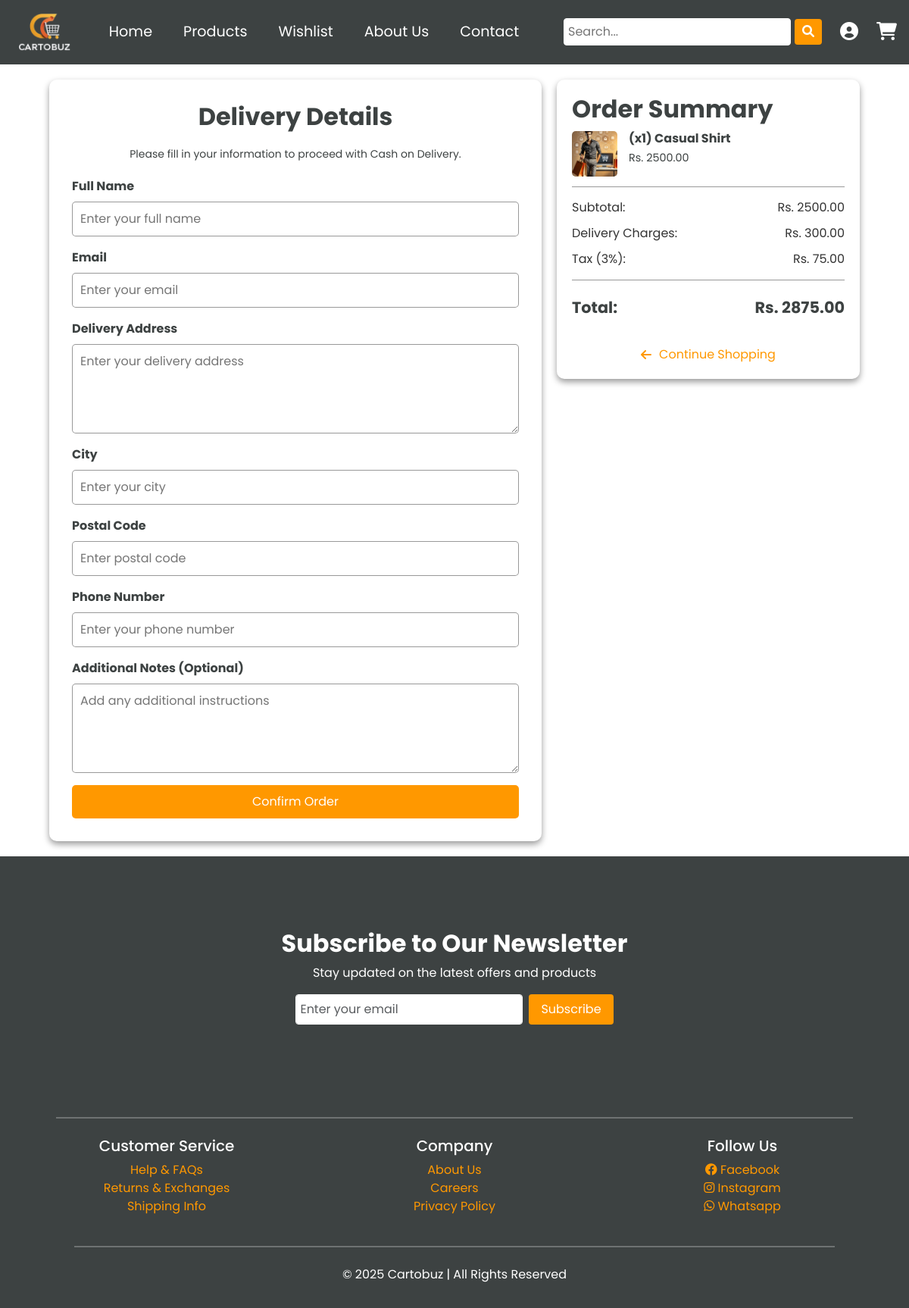
The page /confirm-buy-now/1/ (signed in) on the database its author committed.
### products/models.py (models this page shows, shortened)
class Product(models.Model):
    name = models.CharField(max_length=250)
    cost_price = models.DecimalField(max_digits=10, decimal_places=2, default=0.0)
    selling_price = models.DecimalField(max_digits=10, decimal_places=2, default=0.0)
    quantity = models.IntegerField(default=0)
    image1 = models.ImageField(upload_to="products/")
    image2 = models.ImageField(upload_to="products/", null=True, blank=True)
    image3 = models.ImageField(upload_to="products/", null=True, blank=True)
    description = models.TextField(blank=True, null=True)
    category = models.ForeignKey('Category', on_delete=models.CASCADE, related_name="products")
    is_trending = models.BooleanField(default=False)
    is_featured = models.BooleanField(default=False)
    created_at = models.DateTimeField(auto_now_add=True, null=True, blank=True)
    updated_at = models.DateTimeField(auto_now=True, null=True, blank=True)

### orders/views.py (the view, shortened to what this page needs)
# urls.py: path("confirm-buy-now/<int:product_id>/", confirm_buy_now, name="confirm_buy_now"),
@login_required(login_url="login")
def confirm_buy_now(request, product_id):
    product = get_object_or_404(Product, id=product_id)
    subtotal = product.selling_price
    tax_rate = Decimal('0.03')
    tax = subtotal * tax_rate
    delivery_charges = Decimal('300')
    total_amount = subtotal + tax + delivery_charges
    context = {
        "cart_items": [{
            "product": product,
            "quantity": 1
        }],
        "subtotal": subtotal,
        "tax": tax,
        "delivery_charges": delivery_charges,
        "total_amount": total_amount,
    }
    return render(request, "orders/confirm_order.html", context)

### orders/templates/orders/confirm_order.html (shortened to what this page needs)
{% extends "base.html" %}
{% load static %}
{% block css %}
<link rel="stylesheet" href="{% static 'css/orders/confirm_order.css' %}">
{% endblock %}
{% block content %}
<section class="delivery-section">
    <div class="form-container">
        <h2 class="checkout-header">Delivery Details</h2>
        <p class="sub-info">Please fill in your information to proceed with Cash on Delivery.</p>
        <form method="post">
            <div class="responsive-columns">
                <div class="form-group">
                    <label for="full-name">Full Name</label>
                    <input type="text" id="full-name" name="full_name" placeholder="Enter your full name" required>
                </div>
                <div class="form-group">
                    <label for="email">Email</label>
                    <input type="email" id="email" name="email" placeholder="Enter your email" required>
                </div>
            </div>
            <div class="form-group">
                <label for="address">Delivery Address</label>
                <textarea id="address" name="address" rows="4" placeholder="Enter your delivery address" required></textarea>
            </div>
            <div class="responsive-columns">
                <div class="form-group">
                    <label for="city">City</label>
                    <input type="text" id="city" name="city" placeholder="Enter your city" required>
                </div>
                <div class="form-group">
                    <label for="postal-code">Postal Code</label>
                    <input type="text" id="postal-code" name="postal_code" placeholder="Enter postal code" required>
                </div>
            </div>
            <div class="form-group">
                <label for="phone">Phone Number</label>
                <input type="tel" id="phone" name="phone" placeholder="Enter your phone number" required>
            </div>
            <div class="form-group">
                <label for="notes">Additional Notes (Optional)</label>
                <textarea id="notes" name="notes" rows="4" placeholder="Add any additional instructions"></textarea>
            </div>
            <button type="submit" class="confirm-btn">Confirm Order</button>
        </form>
    </div>
    <div class="summary-card">
        <h2>Order Summary</h2>
        {% for item in cart_items %}
        <div class="order-item">
            <img src="/media/{{ item.product.image1 }}" alt="{{ item.product.name }}">
            <div class="item-details">
                <p class="item-name">(x{{ item.quantity|default:1 }}) {{ item.product.name|truncatechars:15 }}</p>
                <p class="item-price">Rs. {{ item.product.selling_price|floatformat:2 }}</p>
            </div>
        </div>
        {% endfor %}
        <div class="summary-item"><span>Subtotal:</span><span>Rs. {{ subtotal|floatformat:2 }}</span></div>
        <div class="summary-item"><span>Delivery Charges:</span><span>Rs. {{ delivery_charges|floatformat:2 }}</span></div>
        <div class="summary-item"><span>Tax (3%):</span><span>Rs. {{ tax|floatformat:2 }}</span></div>
        <div class="total-cost"><span>Total:</span><span>Rs. {{ total_amount|floatformat:2 }}</span></div>
        <a href="#" onclick="window.history.back(); return false;" class="continue-shopping">
            <i class="fas fa-arrow-left"></i> Continue Shopping
        </a>
    </div>
</section>
{% endblock %}

### orders/static/css/orders/confirm_order.css (style rules this page uses)
:root { --primary-color: #3d4242; --secondary-color: #FFFFFF; --accent-color: #FF9800; --hover-color: #FFC247; --text-light: #FFFFFF; --text-dark: #333333; --shadow-color: rgba(0, 0, 0, 0.4); }
body { font-family: 'Poppins', sans-serif; color: var(--text-dark); background-color: var(--secondary-color); }
h2 { font-size: 2rem; color: var(--primary-color); font-weight: bold; }
button, .btn, .card-btns, .subscribe { background-color: var(--accent-color); color: var(--text-light); border: none; padding: 0.5rem 1rem; border-radius: 4px; transition: background-color 0.3s ease, transform 0.2s ease; }
.delivery-section { display: flex; justify-content: center; align-items: flex-start; gap: 20px; flex-wrap: wrap; padding: 20px; }
.form-container { flex: 1; max-width: 650px; background-color: var(--secondary-color); padding: 30px; border-radius: 10px; box-shadow: 0 4px 8px var(--shadow-color); }
.checkout-header { text-align: center; color: var(--primary-color); margin-bottom: 20px; }
.sub-info { text-align: center; color: var(--primary-color); font-size: 14px; margin-bottom: 20px; }
.form-group { display: flex; flex-direction: column; margin-bottom: 1rem; }
.form-group label { font-size: 1rem; font-weight: bold; color: var(--primary-color); margin-bottom: 0.5rem; }
.form-group input, .form-group textarea { padding: 10px; border: 1px solid var(--shadow-color); border-radius: 5px; font-size: 1rem; }
.confirm-btn { width: 100%; background-color: var(--accent-color); color: var(--text-light); padding: 10px; border: none; border-radius: 5px; font-size: 1rem; transition: background-color 0.3s ease, transform 0.2s ease; }
.summary-card { flex: 1; max-width: 400px; background-color: var(--secondary-color); padding: 20px; border-radius: 10px; box-shadow: 0 4px 8px var(--shadow-color); }
.order-item { display: flex; align-items: center; margin-bottom: 15px; border-bottom: 1px solid var(--shadow-color); padding-bottom: 10px; }
.order-item img { width: 60px; height: 60px; object-fit: cover; border-radius: 5px; margin-right: 15px; }
.item-details { flex-grow: 1; }
.item-name { font-size: 1rem; font-weight: bold; color: var(--primary-color); margin-bottom: 3px; }
.item-price { font-size: 0.9rem; color: var(--primary-color); }
.summary-item { display: flex; justify-content: space-between; margin: 10px 0; font-size: 1rem; }
.total-cost { display: flex; justify-content: space-between; color: var(--primary-color); font-weight: bold; font-size: 1.3rem; margin-top: 15px; border-top: 1px solid var(--shadow-color); padding-top: 20px; padding-bottom: 20px; }
.continue-shopping { display: flex; justify-content: center; align-items: center; margin-top: 15px; font-size: 1rem; color: var(--accent-color); text-decoration: none; transition: color 0.2s ease, transform 0.2s ease; }
.continue-shopping i { margin-right: 10px; }

### rows shown on the page
Product: product.image1 (picture), quantity "1", product.name "Casual Shirt", product.selling_price "2500.00", selling_price "2500.00"

### other values the page prints
{{ delivery_charges|floatformat:2 }} "300.00"
{{ tax|floatformat:2 }} "75.00"
{{ total_amount|floatformat:2 }} "2875.00"
